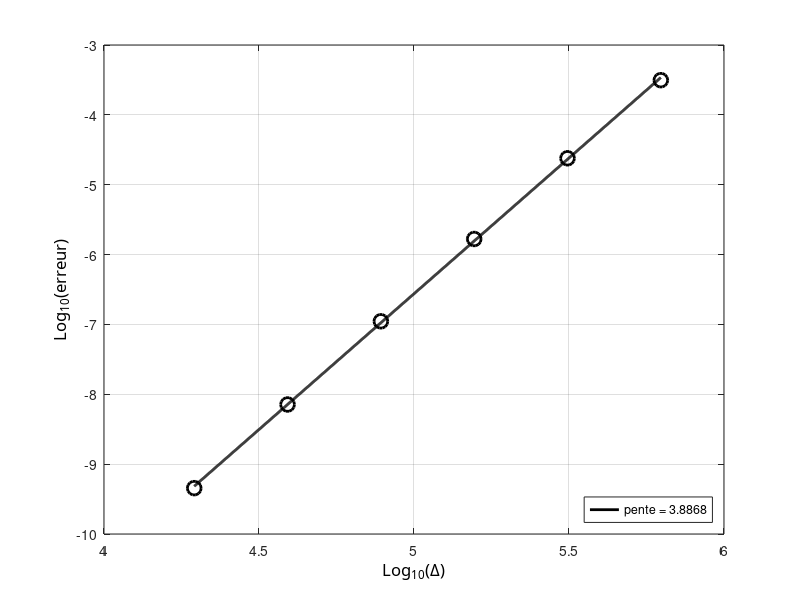

MATLAB code to generate this figure:
clc; clear all; close all;

radius=6371220;
N=[16 32 64 128 256 512];
dx=2*pi*radius./(4*N);
e=[1.8636*10^-4 1.3545*10^-5 9.7564*10^-7 6.5592*10^-8 4.2563*10^-9 2.7115*10^-10];
e=[3.1368*10^-4 2.3910*10^-5 1.6716*10^-6 1.1088*10^-7 7.1437*10^-9 4.5361*10^-10];


ldx=log10(dx);
leh=log10(e);



%% plot 1
figure(11); 
%% curve 1
hl1=plot(ldx,leh,'ok');
set(hl1,'LineWidth',2.0);
set(hl1,'MarkerSize',10);
set(hl1,'MarkerEdgeColor','k');

hold on;
[a11,b1]=polyfit(ldx,leh,1);
tt=linspace(min(ldx),max(ldx),1000);
lsq1=a11(2)+a11(1)*tt;

% %% courbes...
hlf1=plot(tt,lsq1,'-k');
set(hlf1,'LineWidth',2.0);

%% legend
legend(hlf1,{['pente = ' num2str(a11(1))]},'Location','SouthEast')

ha=gca;
xa=get(gca,'Xlabel');
set(ha,'Xgrid','on');
set(xa,'String','Log_{10}(\Delta)');
set (xa,'FontName','Calibri');
set(xa,'FontSize',12);

% ylabel
ha=gca;
ya=get(gca,'Ylabel');
set(ha,'Ygrid','on');
set(ya,'String','Log_{10}(erreur)');
set (ya,'FontName','Calibri');
set(ya,'FontSize',12);


